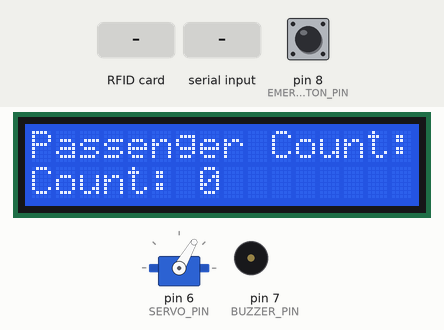
Bench run of a sketch on a simulated Arduino Uno, built with avr-gcc and run on an emulated ATmega328P. Shown: 16×2 character LCD, servo, buzzer (waves = sounding). Wiring (inferred from the names in the program): 2 × IR receiver: data A0 / data A1. The inputs (shaded band) are chosen by the test bench; at power-on: pin 8 (EMERGENCY_BUTTON_PIN) HIGH. EEPROM starts erased; what the sketch prints to the serial monitor is not drawn.

Above: at 1.7 s.
1.8 s: pin 8 (EMERGENCY_BUTTON_PIN) pulled LOW for 0.15 s
At 3.1 s:
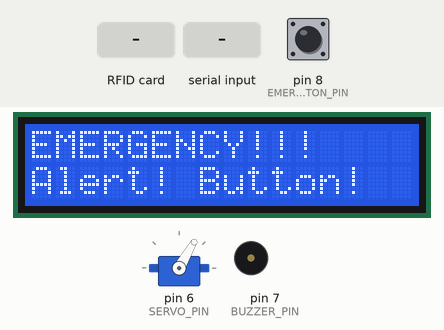
4.9 s: RFID card F3 97 17 2D held to the reader
At 7.7 s:
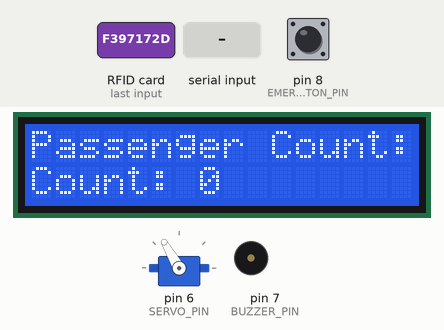
7.9 s: pin 8 (EMERGENCY_BUTTON_PIN) pulled LOW for 1 s
At 8.7 s:
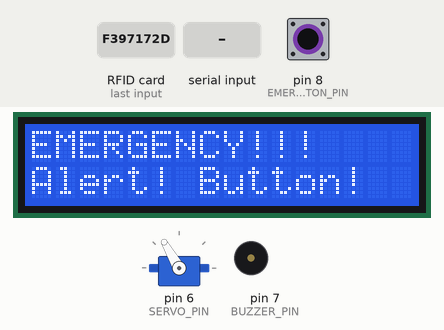
11.9 s: "Hello from Master\n" received over Serial
14.4 s: "1\n" received over Serial
17.4 s: pin 8 (EMERGENCY_BUTTON_PIN) pulled LOW for 3.2 s
At 19.0 s:
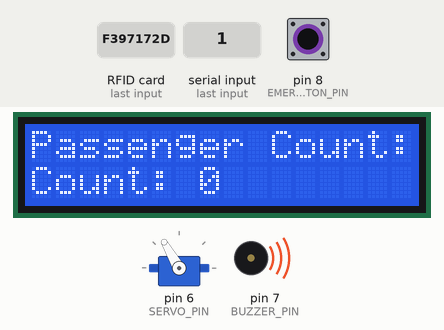
Timing chart, 0 to 20.7 s (numbered marks = the images above; inputs shaded):
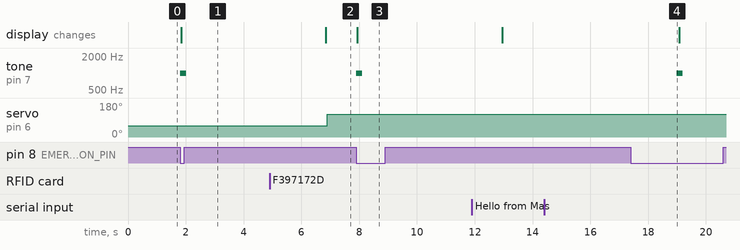

The sketch:

Bus_Slave_.ino
```cpp
// Bus Passenger & RFID Access Control System
// This Arduino sketch manages passenger counting using IR sensors,
// controls access via an RFID reader, and includes an emergency alert system.

// --- LIBRARIES ---
#include <SPI.h>
#include <MFRC522.h>
#include <Wire.h>
#include <LiquidCrystal_I2C.h>
#include <Servo.h>
#include <EEPROM.h>

// --- PIN DEFINITIONS ---
#define RST_PIN 9
#define SS_PIN 10
#define SERVO_PIN 6
#define BUZZER_PIN 7
#define EMERGENCY_BUTTON_PIN 8
#define IR_SENSOR_1_PIN A0
#define IR_SENSOR_2_PIN A1

// --- CONSTANTS & SETTINGS ---
#define TIMEOUT_MS 10000
#define GATE_BLOCK_CHECK_DELAY_MS 1500 // Delay before checking if gate is blocked
#define MAGIC_VALUE 0xAFCB             // A unique value to check if EEPROM has been initialized
#define MAX_NAME_LENGTH 16
#define MAX_REGISTERED_CARDS 5
#define UID_MAX_SIZE 10
#define SEQ_TIMEOUT_MS 1000            // Timeout for IR sensor sequence
#define IR_DEBOUNCE_MS 50              // Debounce delay for IR sensors
#define BUZZER_DURATION_MS 3000        // How long the overload buzzer stays on
#define EMERGENCY_TIMEOUT_MS 5000      // How long the emergency mode stays active

// --- EEPROM ADDRESSES ---
#define EEPROM_ADDR_MAGIC 0
#define EEPROM_ADDR_NUM_CARDS (EEPROM_ADDR_MAGIC + sizeof(uint16_t))
#define EEPROM_ADDR_CARDS_DATA (EEPROM_ADDR_NUM_CARDS + sizeof(byte))

// --- OBJECT INITIALIZATIONS ---
Servo myServo;
MFRC522 mfrc522(SS_PIN, RST_PIN);
LiquidCrystal_I2C lcd(0x27, 16, 2);

// --- GLOBAL VARIABLES ---
bool hasRotated = false;
unsigned long lastMessageTime = 0;
int passengerCount = 0;
bool ir1Triggered = false;
bool ir2Triggered = false;
unsigned long lastTriggerTime = 0;
unsigned int emergencyPressCount = 0;
char lastScannedName[MAX_NAME_LENGTH + 1] = "None";
unsigned int lastScannedCount = 0;
unsigned int overloadCount = 0;
byte numLoadedCards = 0;
unsigned long buzzerOnTime = 0;
int lastButtonState = HIGH;
unsigned long lastEmergencyTime = 0;
bool emergencyMode = false;
bool servoOpen = false;
bool isOverloaded = false; // Flag to track if the bus is currently overloaded

// --- DATA STRUCTURES ---
struct RegisteredCard {
  byte uid[UID_MAX_SIZE];
  byte uidSize;
  char name[MAX_NAME_LENGTH + 1];
  unsigned int scanCount;
};
RegisteredCard registeredCards[MAX_REGISTERED_CARDS];

// --- PREDEFINED USERS ---
RegisteredCard predefinedUsers[] = {
  {{0xF3, 0x97, 0x17, 0x2D}, 4, "BUS DRIVER", 0},
  {{0x19, 0x78, 0x97, 0x3F}, 4, "HELPER", 0},
  {{0x11, 0x22, 0x33, 0x44}, 4, "STATION MASTER", 0},
};
const byte NUM_PREDEFINED_USERS = sizeof(predefinedUsers) / sizeof(RegisteredCard);

// --- FUNCTION PROTOTYPES ---
void writePredefinedCardsToEEPROM();
void loadCardsFromEEPROM();
int findCardIndex(byte* uid, byte uidSize);
void activateServo();
void updateLCD();
void resetIRStates();
void handleEmergencyButton();
void checkAndCloseServo();
void sendAdminData();

// --- SETUP FUNCTION ---
void setup() {
  Serial.begin(9600);
  while (!Serial); // Wait for serial connection to be established

  SPI.begin();
  mfrc522.PCD_Init();
  Serial.println(F("System Ready: Bus System Operational."));

  lcd.init();
  lcd.backlight();
  lcd.setCursor(0, 0);
  lcd.print("Passenger Count:");
  updateLCD();

  pinMode(IR_SENSOR_1_PIN, INPUT_PULLUP);
  pinMode(IR_SENSOR_2_PIN, INPUT_PULLUP);

  myServo.attach(SERVO_PIN);
  myServo.write(60); // Initial servo position (closed)

  pinMode(BUZZER_PIN, OUTPUT);
  digitalWrite(BUZZER_PIN, LOW);

  pinMode(EMERGENCY_BUTTON_PIN, INPUT_PULLUP);

  // Check if EEPROM has been initialized, if not, write predefined data
  uint16_t storedMagicValue;
  EEPROM.get(EEPROM_ADDR_MAGIC, storedMagicValue);
  if (storedMagicValue != MAGIC_VALUE) {
    Serial.println(F("EEPROM not initialized. Writing predefined cards..."));
    writePredefinedCardsToEEPROM();
    EEPROM.put(EEPROM_ADDR_MAGIC, MAGIC_VALUE);
  } else {
    Serial.println(F("EEPROM already initialized. Loading cards..."));
  }
  loadCardsFromEEPROM();
}

// --- MAIN LOOP ---
void loop() {
  handleEmergencyButton();

  if (!emergencyMode) {
    // Handle Bluetooth commands
    if (Serial.available()) {
      String msg = Serial.readStringUntil('\n');
      Serial.print("Received via Bluetooth: ");
      Serial.println(msg);
      lastMessageTime = millis();
      if (msg.indexOf("Hello from Master") != -1 && !hasRotated) {
        delay(6000); // MODIFIED: Wait for 3 seconds before opening the gate
        myServo.write(120); // Open gate
        hasRotated = true;
        sendAdminData();
      }
    }

    // Timeout for Bluetooth control
    if (hasRotated) {
      if (millis() - lastMessageTime > TIMEOUT_MS) {
        if (millis() - lastMessageTime > (TIMEOUT_MS + GATE_BLOCK_CHECK_DELAY_MS)) {
          if (digitalRead(IR_SENSOR_1_PIN) == HIGH && digitalRead(IR_SENSOR_2_PIN) == HIGH) {
            Serial.println("Bluetooth timeout -> Reset servo to 0");
            myServo.write(60); // Close gate
            hasRotated = false;
            lcd.clear();
            lcd.setCursor(0, 0);
            lcd.print("Passenger Count:");
            updateLCD();
          } else {
            lcd.clear();
            lcd.setCursor(0, 0);
            lcd.print("Gate blocked!");
            lcd.setCursor(0, 1);
            lcd.print("Please move away");
          }
        }
      }
    }

    // Handle RFID card scanning when gate is closed
    if (!hasRotated) {
      if (mfrc522.PICC_IsNewCardPresent() && mfrc522.PICC_ReadCardSerial()) {
        Serial.print("Scanned Card UID:");
        for (byte i = 0; i < mfrc522.uid.size; i++) {
          Serial.print(mfrc522.uid.uidByte[i] < 0x10 ? " 0" : " ");
          Serial.print(mfrc522.uid.uidByte[i], HEX);
        }
        Serial.println();

        int cardIndex = findCardIndex(mfrc522.uid.uidByte, mfrc522.uid.size);
        if (cardIndex != -1) {
          Serial.print(F("Access Granted! Welcome, "));
          Serial.println(registeredCards[cardIndex].name);
          registeredCards[cardIndex].scanCount++;
          strcpy(lastScannedName, registeredCards[cardIndex].name);
          lastScannedCount = registeredCards[cardIndex].scanCount;
          activateServo();
        } else {
          Serial.println(F("Access Denied: Unknown Card."));
        }
        mfrc522.PICC_HaltA();
        mfrc522.PCD_StopCrypto1();
      }
    }

    // --- IR Sensor Logic for Passenger Counting ---
    int reading1 = digitalRead(IR_SENSOR_1_PIN);
    int reading2 = digitalRead(IR_SENSOR_2_PIN);

    // Entry sequence: Sensor 1 triggered, then Sensor 2
    if (reading1 == LOW && !ir1Triggered && !ir2Triggered) {
      ir1Triggered = true;
      lastTriggerTime = millis();
    }
    if (ir1Triggered && reading2 == LOW && (millis() - lastTriggerTime < SEQ_TIMEOUT_MS)) {
      passengerCount++;
      updateLCD();
      Serial.print("Entry -> Count: ");
      Serial.println(passengerCount);
      resetIRStates();
      delay(IR_DEBOUNCE_MS);
    }

    // Exit sequence: Sensor 2 triggered, then Sensor 1
    if (reading2 == LOW && !ir2Triggered && !ir1Triggered) {
      ir2Triggered = true;
      lastTriggerTime = millis();
    }
    if (ir2Triggered && reading1 == LOW && (millis() - lastTriggerTime < SEQ_TIMEOUT_MS)) {
      if (passengerCount > 0) passengerCount--;
      updateLCD();
      Serial.print("Exit  -> Count: ");
      Serial.println(passengerCount);
      resetIRStates();
      delay(IR_DEBOUNCE_MS);
    }

    // Reset IR states if sequence times out
    if ((ir1Triggered || ir2Triggered) && (millis() - lastTriggerTime > SEQ_TIMEOUT_MS)) {
      resetIRStates();
    }

    // Turn off overload buzzer after duration
    if (digitalRead(BUZZER_PIN) == HIGH && (millis() - buzzerOnTime > BUZZER_DURATION_MS)) {
      digitalWrite(BUZZER_PIN, LOW);
      Serial.println("Overload buzzer timed out, turning OFF.");
    }

    checkAndCloseServo();
  }
}

// --- HELPER FUNCTIONS ---

/**
 * @brief Sends administrative data over Serial.
 * Format: D:passengerCount,emergencyCount,overloadCount,name1,scanCount1,name2,scanCount2,...
 */
void sendAdminData() {
  char buffer[150];
  sprintf(buffer, "D:%d,%u,%u", passengerCount, emergencyPressCount, overloadCount);
  for (byte i = 0; i < numLoadedCards; i++) {
    char userData[50];
    sprintf(userData, ",%s,%u", registeredCards[i].name, registeredCards[i].scanCount);
    strcat(buffer, userData);
  }
  Serial.println(buffer);
  Serial.print("Sent to Admin: ");
  Serial.println(buffer);
}

/**
 * @brief Writes the predefined user cards to EEPROM memory.
 */
void writePredefinedCardsToEEPROM() {
  if (NUM_PREDEFINED_USERS > MAX_REGISTERED_CARDS) {
    Serial.println(F("WARNING: Too many predefined users to fit in EEPROM!"));
  }

  struct CardForEEPROM {
    byte uid[UID_MAX_SIZE];
    byte uidSize;
    char name[MAX_NAME_LENGTH + 1];
  };

  EEPROM.put(EEPROM_ADDR_NUM_CARDS, NUM_PREDEFINED_USERS);
  for (byte i = 0; i < NUM_PREDEFINED_USERS; i++) {
    int startAddress = EEPROM_ADDR_CARDS_DATA + (i * sizeof(CardForEEPROM));
    CardForEEPROM card_to_store;
    memcpy(card_to_store.uid, predefinedUsers[i].uid, sizeof(card_to_store.uid));
    card_to_store.uidSize = predefinedUsers[i].uidSize;
    strcpy(card_to_store.name, predefinedUsers[i].name);
    EEPROM.put(startAddress, card_to_store);
  }
  Serial.println(F("Predefined cards written to EEPROM."));
}

/**
 * @brief Loads the registered cards from EEPROM into memory.
 */
void loadCardsFromEEPROM() {
  EEPROM.get(EEPROM_ADDR_NUM_CARDS, numLoadedCards);
  if (numLoadedCards > MAX_REGISTERED_CARDS || numLoadedCards < 0) {
    Serial.println(F("Error: Invalid card count in EEPROM, resetting to 0."));
    numLoadedCards = 0;
    return;
  }

  struct CardForEEPROM {
    byte uid[UID_MAX_SIZE];
    byte uidSize;
    char name[MAX_NAME_LENGTH + 1];
  };

  for (byte i = 0; i < numLoadedCards; i++) {
    int startAddress = EEPROM_ADDR_CARDS_DATA + (i * sizeof(CardForEEPROM));
    CardForEEPROM card_from_eeprom;
    EEPROM.get(startAddress, card_from_eeprom);
    memcpy(registeredCards[i].uid, card_from_eeprom.uid, sizeof(card_from_eeprom.uid));
    registeredCards[i].uidSize = card_from_eeprom.uidSize;
    strcpy(registeredCards[i].name, card_from_eeprom.name);
    registeredCards[i].scanCount = 0; // Reset scan count on startup

    Serial.print(F("Loaded Card "));
    Serial.print(i + 1);
    Serial.print(F(": UID="));
    for (byte j = 0; j < registeredCards[i].uidSize; j++) {
      Serial.print(registeredCards[i].uid[j] < 0x10 ? " 0" : " ");
      Serial.print(registeredCards[i].uid[j], HEX);
    }
    Serial.print(F(", Name="));
    Serial.println(registeredCards[i].name);
  }
  Serial.print(F("Total cards loaded: "));
  Serial.println(numLoadedCards);
}

/**
 * @brief Finds the index of a card in the registeredCards array.
 * @param uid Pointer to the UID byte array.
 * @param uidSize The size of the UID.
 * @return The index of the card if found, otherwise -1.
 */
int findCardIndex(byte* uid, byte uidSize) {
  for (byte i = 0; i < numLoadedCards; i++) {
    if (registeredCards[i].uidSize != uidSize) continue;
    bool match = true;
    for (byte j = 0; j < uidSize; j++) {
      if (registeredCards[i].uid[j] != uid[j]) {
        match = false;
        break;
      }
    }
    if (match) return i;
  }
  return -1;
}

/**
 * @brief Activates the servo to open the gate.
 */
void activateServo() {
  Serial.println(F("Activating servo..."));
  myServo.write(120);
  servoOpen = true;
  lastMessageTime = millis();
}

/**
 * @brief Checks if the servo can be closed and closes it after a timeout.
 */
void checkAndCloseServo() {
  if (servoOpen) {
    if (millis() - lastMessageTime > (TIMEOUT_MS + GATE_BLOCK_CHECK_DELAY_MS)) {
      if (digitalRead(IR_SENSOR_1_PIN) == HIGH && digitalRead(IR_SENSOR_2_PIN) == HIGH) {
        myServo.write(60);
        servoOpen = false;
        Serial.println("Servo closed successfully.");
        lcd.clear();
        lcd.setCursor(0, 0);
        lcd.print("Passenger Count:");
        updateLCD();
      } else {
        Serial.println("Cannot close servo: Gate is blocked.");
        lcd.clear();
        lcd.setCursor(0, 0);
        lcd.print("Gate blocked!");
        lcd.setCursor(0, 1);
        lcd.print("Please move away");
        lastMessageTime = millis(); // Reset timeout while blocked
      }
    }
  }
}

/**
 * @brief Updates the LCD display with the current passenger count and overload status.
 * Triggers the overload alarm only once when the count exceeds 5.
 */
void updateLCD() {
  lcd.setCursor(0, 1); // Set cursor to the beginning of the second line

  if (passengerCount > 5) {
    // This block handles the overload condition.

    // Check if we just crossed the overload threshold.
    if (!isOverloaded) {
      isOverloaded = true; // Set the overload state flag.
      // This ensures the following actions happen only once per overload event.
      digitalWrite(BUZZER_PIN, HIGH); // Activate the buzzer.
      buzzerOnTime = millis();        // Start the timer for the buzzer duration.
      overloadCount++;                // Increment the persistent overload counter.
      Serial.println("Overload detected, buzzer ON.");
    }

    // Format and display the overload message on the LCD.
    char buffer[17]; // 16 characters for the LCD line + 1 for null terminator.
    sprintf(buffer, "%d (Overload)", passengerCount);
    lcd.print(buffer);
    // Pad with spaces to clear any previous, longer text on the line.
    for (int i = strlen(buffer); i < 16; i++) {
      lcd.print(" ");
    }

  } else {
    // This block handles the normal, non-overloaded condition.

    // If the system was in an overload state, reset the flag now that the count is normal.
    if (isOverloaded) {
      isOverloaded = false; // Reset the overload state flag.
      Serial.println("Passenger count normal. Overload state reset.");
    }

    // Format and display the normal passenger count.
    char buffer[17];
    sprintf(buffer, "Count: %d", passengerCount);
    lcd.print(buffer);
    // Pad with spaces to clear the rest of the line.
    for (int i = strlen(buffer); i < 16; i++) {
      lcd.print(" ");
    }

    // Ensure the buzzer is off in the normal state. The main loop also handles
    // turning it off after BUZZER_DURATION_MS, but this handles the case
    // where the count drops back to normal before the timeout.
    digitalWrite(BUZZER_PIN, LOW);
  }
}

/**
 * @brief Resets the state of the IR sensor triggers.
 */
void resetIRStates() {
  ir1Triggered = false;
  ir2Triggered = false;
}

/**
 * @brief Handles the emergency button press and activates/deactivates emergency mode.
 */
void handleEmergencyButton() {
  int buttonState = digitalRead(EMERGENCY_BUTTON_PIN);
  if (buttonState == LOW && lastButtonState == HIGH) {
    emergencyMode = true;
    lastEmergencyTime = millis();
    emergencyPressCount++;
    tone(BUZZER_PIN, 1000, 200); // Short beep to confirm
    Serial.println("Emergency button pressed! Buzzer and LCD activated.");
    lcd.clear();
    lcd.setCursor(0, 0);
    lcd.print("EMERGENCY!!!");
    lcd.setCursor(0, 1);
    lcd.print("Alert! Button!");
  }

  if (emergencyMode && (millis() - lastEmergencyTime > EMERGENCY_TIMEOUT_MS)) {
    emergencyMode = false;
    noTone(BUZZER_PIN);
    lcd.clear();
    lcd.setCursor(0, 0);
    lcd.print("Passenger Count:");
    updateLCD();
    Serial.println("Emergency alert timed out.");
  }
  lastButtonState = buttonState;
}
```

Measured:
- after the input at 1.8 s, tone on pin 7 (BUZZER_PIN): silent → 1000 Hz at once, → silent 0.20 s later; the display: changes at once (image 1)
- after the input at 4.9 s, servo on pin 6 (SERVO_PIN): 60° → 120° after 2.0 s
- after the input at 7.9 s, tone on pin 7 (BUZZER_PIN): silent → 1000 Hz at once, → silent 0.20 s later; the display: changes at once (image 3)
- after the input at 14.4 s, every drawn part: stays the same
- after the input at 17.4 s, tone on pin 7 (BUZZER_PIN): silent → 1000 Hz after 1.6 s, → silent 0.20 s later
